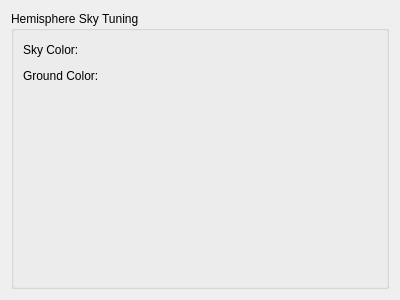
<?xml version="1.0" encoding="UTF-8"?>
<ui version="4.0">
 <class>HemisphereSkyTuner</class>
 <widget class="QWidget" name="HemisphereSkyTuner">
  <property name="geometry">
   <rect>
    <x>0</x>
    <y>0</y>
    <width>400</width>
    <height>300</height>
   </rect>
  </property>
  <property name="windowTitle">
   <string>Form</string>
  </property>
  <layout class="QHBoxLayout" name="horizontalLayout">
   <item>
    <widget class="QGroupBox" name="groupBox">
     <property name="title">
      <string>Hemisphere Sky Tuning</string>
     </property>
     <layout class="QVBoxLayout" name="verticalLayout">
      <item>
       <layout class="QHBoxLayout" name="horizontalLayout_2">
        <item>
         <widget class="QLabel" name="label">
          <property name="text">
           <string>Sky Color:</string>
          </property>
         </widget>
        </item>
        <item>
         <widget class="ColorTuner" name="tuner_sky_color" native="true">
          <property name="sizePolicy">
           <sizepolicy hsizetype="Fixed" vsizetype="Fixed">
            <horstretch>0</horstretch>
            <verstretch>0</verstretch>
           </sizepolicy>
          </property>
          <property name="minimumSize">
           <size>
            <width>50</width>
            <height>0</height>
           </size>
          </property>
          <property name="maximumSize">
           <size>
            <width>50</width>
            <height>25</height>
           </size>
          </property>
         </widget>
        </item>
        <item>
         <spacer name="horizontalSpacer">
          <property name="orientation">
           <enum>Qt::Horizontal</enum>
          </property>
          <property name="sizeHint" stdset="0">
           <size>
            <width>40</width>
            <height>20</height>
           </size>
          </property>
         </spacer>
        </item>
       </layout>
      </item>
      <item>
       <layout class="QHBoxLayout" name="horizontalLayout_3">
        <item>
         <widget class="QLabel" name="label_2">
          <property name="text">
           <string>Ground Color:</string>
          </property>
         </widget>
        </item>
        <item>
         <widget class="ColorTuner" name="tuner_ground_color" native="true">
          <property name="sizePolicy">
           <sizepolicy hsizetype="Fixed" vsizetype="Fixed">
            <horstretch>0</horstretch>
            <verstretch>0</verstretch>
           </sizepolicy>
          </property>
          <property name="minimumSize">
           <size>
            <width>50</width>
            <height>0</height>
           </size>
          </property>
          <property name="maximumSize">
           <size>
            <width>50</width>
            <height>25</height>
           </size>
          </property>
         </widget>
        </item>
        <item>
         <spacer name="horizontalSpacer_2">
          <property name="orientation">
           <enum>Qt::Horizontal</enum>
          </property>
          <property name="sizeHint" stdset="0">
           <size>
            <width>40</width>
            <height>20</height>
           </size>
          </property>
         </spacer>
        </item>
       </layout>
      </item>
      <item>
       <spacer name="verticalSpacer">
        <property name="orientation">
         <enum>Qt::Vertical</enum>
        </property>
        <property name="sizeHint" stdset="0">
         <size>
          <width>20</width>
          <height>188</height>
         </size>
        </property>
       </spacer>
      </item>
     </layout>
    </widget>
   </item>
  </layout>
 </widget>
 <customwidgets>
  <customwidget>
   <class>ColorTuner</class>
   <extends>QWidget</extends>
   <header>colortuner.h</header>
   <container>1</container>
  </customwidget>
 </customwidgets>
 <resources/>
 <connections/>
</ui>
